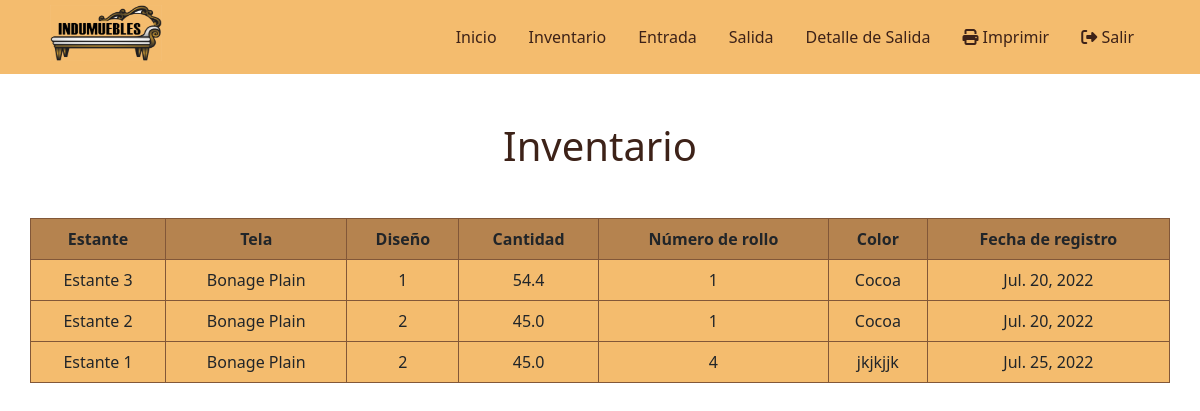
Before: /inventario/inventario/ (signed in) with the older database file.
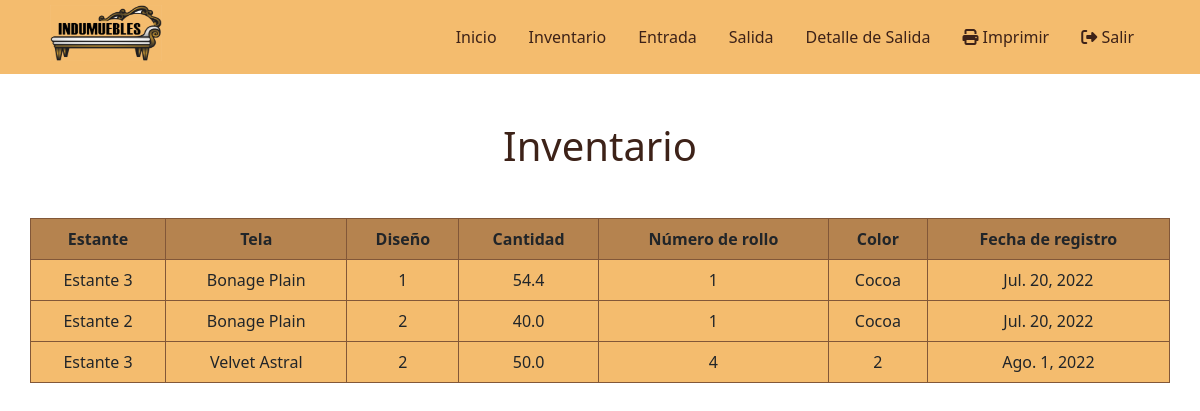
After: the same page with the newer database file.
### app_inventario/models.py (models this page shows, shortened)
class Inventario(models.Model):
    estante = models.ForeignKey(Estante, on_delete=models.CASCADE)
    tela = models.ForeignKey(Tela, related_name="nombreTela", on_delete=models.CASCADE)
    diseno = models.IntegerField()
    cantidadYarda = models.FloatField()
    fecha = models.DateField(auto_now_add=True)

class Estante(models.Model):
    nombre = models.CharField(max_length=30)
    def __str__(self):
        return f'{self.nombre}'

class Tela(models.Model):
    nombre = models.CharField(max_length=30)
    diseno = models.IntegerField()
    calidad = models.CharField(max_length=30)
    color = models.CharField(max_length=30)
    numeroRollo = models.IntegerField()
    def __str__(self):
        return f'{self.nombre}'

### app_inventario/views.py (the view)
# urls.py: path('inventario/', include('app_inventario.urls')),
@login_required()
def inventario(request):
    inventarioTela = Inventario.objects.all()
    tela = Tela.objects.all()
    ctx = {
        'inventarioTela': inventarioTela,
        'tela': tela,
    }
    return render(request, 'inventario/inventario.html',ctx)

### app_inventario/templates/inventario/inventario.html (shortened to what this page needs)
{% extends 'base.html' %}
{% block container %}
<div class="row">
    <h1 class="h1-entrada">Inventario</h1>
    <table>
        <thead>
            <tr>
                <th class="text-center">Estante</th>
                <th class="text-center">Tela</th>
                <th class="text-center">Diseño</th>
                <th class="text-center">Cantidad</th>
                <th class="text-center">Número de rollo</th>
                <th class="text-center">Color</th>
                <th class="text-center">Fecha de registro</th>
            </tr>
        </thead>
        <tbody>
            {% for inv in inventarioTela %}
                <tr>
                    <td class="text-center">{{inv.estante}}</td>
                    <td class="text-center">{{inv.tela}}</td>
                    <td class="text-center">{{inv.diseno}}</td>
                    <td class="text-center">{{inv.cantidadYarda}}</td>
                    <td class="text-center">{{inv.tela.numeroRollo}}</td>
                    <td class="text-center">{{inv.tela.color}}</td>
                    <td class="text-center">{{inv.fecha}}</td>
                </tr>
            {% empty %}
                <tr>
                    <td colspan="10" class="text-danger text-center">No se encontraron resultados</td>
                </tr>
            {% endfor %}
        </tbody>
    </table>
</div>
{% endblock %}

Changed rows visible on the page:
removed Inventario: estante "Estante 1", tela "Bonage Plain", diseno "2", cantidadYarda "45.0", tela.numeroRollo "4", tela.color "jkjkjjk", fecha "Jul. 25, 2022"
changed Inventario "Estante 2": cantidadYarda "45.0" → "40.0"
added Inventario: estante "Estante 3", tela "Velvet Astral", diseno "2", cantidadYarda "50.0", tela.numeroRollo "4", tela.color "2", fecha "Ago. 1, 2022"
